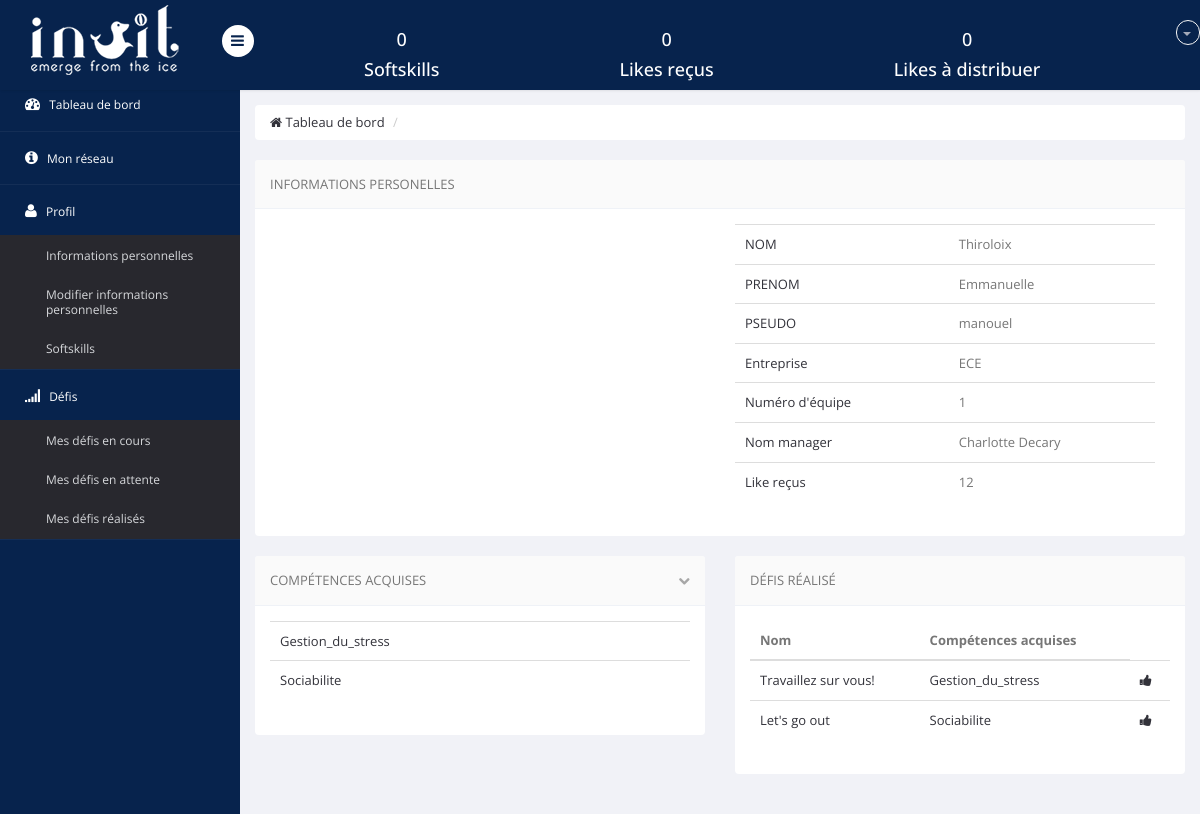
Page /profil_info.php?id=19 (signed in) on the committed database.
### tables this page shows
CREATE TABLE `informations` (
  `id` int(10) NOT NULL,
  `likes_recus` int(11) NOT NULL,
  `likes_distrib` int(11) NOT NULL DEFAULT '0',
  `defis_realises` varchar(255) NOT NULL,
  `defis_en_cours` varchar(255) NOT NULL,
  `defis_non_realises` varchar(255) NOT NULL,
  `defis_en_attente` varchar(255) NOT NULL,
  `entreprise` text NOT NULL,
  `equipe` int(11) NOT NULL,
  `type` set('employe','administrateur','manager') NOT NULL,
  `prenom` text NOT NULL,
  `nom` text NOT NULL,
  `competences` varchar(255) NOT NULL,
  `photo` varchar(100) NOT NULL DEFAULT 'user.png',
  `username` varchar(10) NOT NULL,
  `password` varchar(30) NOT NULL,
  `competences_acquises` varchar(255) NOT NULL
);

CREATE TABLE `defis` (
  `id` int(11) NOT NULL,
  `nom` text NOT NULL,
  `resume` longtext NOT NULL,
  `competences_acquises` set('Optimisme','Confiance','Sociabilite','Empathie','Communication','Efficacite','Gestion_du_stress','Creativite','Audace','Motivation','Visualisation','Présence','Adaptabilite','Curiosite','Disponibilite') NOT NULL,
  `duree` int(11) NOT NULL,
  `importance` int(11) NOT NULL
);

### profil_info.php (the view, shortened to what this page needs)
<?php
require 'include/functions.php';
include("include/header.inc.php");
include("include/menu_haut.inc.php");
include("include/menu_gauche.inc.php");
$id=$_GET['id'];
require_once 'include/db.php';
$req=$pdo->prepare('SELECT * FROM informations WHERE id = ?');
      $req->execute([$id]);
      $mec=$req->fetch();
$req=$pdo->prepare('SELECT * FROM informations WHERE (entreprise=? AND equipe=? AND type=?)');
$req->execute([$mec->entreprise,$mec->equipe,"manager"]);
$manager=$req->fetch();
$req=$pdo->prepare('SELECT * FROM informations WHERE id = ?');
      $req->execute([$_SESSION['auth']->id]);
      $moi=$req->fetch();
$like_a_distrib=$moi->likes_distrib;
?>
  <body>
    <section id="main-content">
        <section class="wrapper">
        <div class="row">
                <div class="col-md-12">
                    <ul class="breadcrumb">
                        <li><a href="tableau_de_bord.php"><i class="fa fa-home"></i> Tableau de bord</a></li>
                        <li class="active"></li>
                    </ul>
                </div>
            </div>
            <div class="row">
              <div class="col-lg-12">
                <section class="panel">
                  <header class="panel-heading">
                    Informations personelles
                  </header>
                  <div class="panel-body">
                    <div class="col-lg-6">
                    </div>
                    <div class="col-lg-6">
                        <table class="table">
                            <tr>
                                <td><a href="#">NOM</a></td>
                                <td>
                                    <?php echo($mec->nom)?>
                                </td>
                            </tr>
                            <tr>
                                <td><a href="#">PRENOM</a></td>
                                <td>
                                    <?php echo($mec->prenom)?>
                                </td>
                            </tr>
                            <tr>
                                <td><a href="#">PSEUDO</a></td>
                                <td><?php echo($mec->username)?>
                                </td>
                            </tr>
                            <tr>
                                <td><a href="#">Entreprise</a></td>
                                <td><?php echo($mec->entreprise)?>
                                </td>
                            </tr>
                            <tr>
                                <td><a href="#">Numéro d'équipe</a></td>
                                <td><?php echo($mec->equipe)?>
                                </td>
                            </tr>
                            <tr>
                                <td><a href="#">Nom manager</a></td>
                                <td><?php echo($manager->prenom.' '.$manager->nom)?>
                                </td>
                            </tr>
                            <tr>
                                <td><a href="#">Like reçus</a></td>
                                <td><?php echo($mec->likes_recus)?>
                                </td>
                            </tr>
                        </table>
                    </div>
                </div>
                 </section>
              </div>
            <div class="col-lg-6">
                <section class="panel">
                    <header class="panel-heading">
                        Compétences Acquises
                        <span class="tools pull-right">
                            <a href="javascript:;" class="fa fa-chevron-down"></a>
                         </span>
                    </header>
                    <div class="panel-body">
                        <table class="table  table-hover general-table">
                            <tbody>
                                    <?php $competences=$mec->competences_acquises;
                                    $comp=explode(",", $competences);
                                     if(!empty($competences)){
                                     foreach($comp as $c): ?>
                                       <tr>
                                       <td><a ><?php echo $c; ?></a></td>
                                        </tr>
                                    <?php endforeach;
                                    }
                                    else{?>
                                    <tr>
                                       <td><a >Pas de compétences acquises</a></td>
                                        </tr>
                                    <?php }?>
                                </tbody>
                        </table>
                    </div>
                </section>
            </div>
    <div class="col-lg-6">
                <section class="panel">
                    <header class="panel-heading">
                        Défis réalisé
                    </header>
                    <div class="panel-body">
                        <table class="table  table-hover general-table">
                            <thead>
                            <tr>
                                <th> Nom</th>                                <th>Compétences acquises</th>
                            </tr>
                            </thead>
                           <tbody>
                                <?php
                                $defis=$mec->defis_realises;
                                if(!empty($defis)){
                                    $int=explode(",", $defis);
                                    foreach($int as $def):
                                        $req=$pdo->prepare('SELECT * FROM defis WHERE id=?');
                                        $req->execute([$def]);
                                        $mon_def=$req->fetch();
                                        ?><tr>
                                          <td><a ><?php echo $mon_def->nom; ?></a></td>
                                          <td><a ><?php echo $mon_def->competences_acquises; ?></a></td>
                                          <?php if($like_a_distrib !='0'){?>
                                            <td><a href=<?php echo("liker_defis.php?id=".$id); ?>><i class="fa fa-thumbs-up"></i></a></td>
                                            <?php }?>
                                          </tr>
                                          <?php
                                    endforeach;
                                }else{?>
                                    <tr>
                                       <td><a >Pas de défis réalisés</a></td>
                                    </tr><?php
                                }?>
                            </tbody>
                        </table>
                    </div>
                </section>
            </div>
        </section>
    </section>
</section>
  </body>
</html>

### include/header.inc.php (shortened to what this page needs)
<!DOCTYPE html>
<html lang="en">
<head>
    <link href="css/bootstrap.min.css" rel="stylesheet">
    <link href="css/bootstrap-reset.css" rel="stylesheet">
    <link href="css/font-awesome/css/font-awesome.min.css" rel="stylesheet" />
    <link href="css/style.css" rel="stylesheet">
    <link href="css/style-responsive.css" rel="stylesheet" />
</head>

### include/menu_haut.inc.php (shortened to what this page needs)
<?php
require_once 'include/db.php';
    $req=$pdo->prepare('SELECT * FROM informations WHERE id = ?');
    $req->execute([$_SESSION['auth']->id]);
    $moi=$req->fetch();
    $nb_like_distrib=$moi->likes_distrib;
    $nb_like_recus=$moi->likes_recus;
    if($nb_like_recus==''){
        $nb_like_recus='0';
    }
    if($nb_like_distrib==''){
        $nb_like_distrib='0';
    }
    $competences=$moi->competences_acquises;
    if($competences!=''){
        $array_comp=explode(',', $competences);
        $nb_comp=count($array_comp);
    }
    else $nb_comp='0';
?>
<section id="container" >
<header class="header fixed-top clearfix">
<div class="brand">
      <a href="tableau_de_bord.php" class="logo">
      <img src="images/logo_inuit.png" alt="">
    </a>
    <div class="sidebar-toggle-box">
        <div class="fa fa-bars"></div>
    </div>
</div>
<div class="top-nav clearfix">
 <ul class="nav pull-left top-menu1">
<h4><?php echo $nb_comp ?></h4>
<h4>Softskills</h4>
</ul>
<ul class="nav pull-left top-menu2">
<h4><?php echo $nb_like_recus ?></h4>
<h4>Likes reçus </h4>
</ul>
<ul class="nav pull-left top-menu3">
<h4><?php echo $nb_like_distrib ?></h4>
<h4>Likes à distribuer</h4>
</ul>
    <ul class="nav pull-right top-menu">
        <li class="dropdown">
            <a data-toggle="dropdown" class="dropdown-toggle" href="modification_information.php">
                <b class="caret"></b>
            </a>
        </li>
    </ul>
</div>
</header>

### include/menu_gauche.inc.php
<?php
      $page = $_SERVER['REQUEST_URI'];
      $page = str_replace("/projet-ppe/", "",$page);
?>
<aside>
    <div id="sidebar" class="nav-collapse">
                    <div class="leftside-navigation">
            <ul class="sidebar-menu" id="nav-accordion">
            <li>
                <a href="tableau_de_bord.php" <?php if($page == "tableau_de_bord.php" ){echo 'class="active"';} ?>>
                    <i class="fa fa-dashboard"></i>
                    <span>Tableau de bord</span>
                </a>
            </li>
            <li class="sub-menu">
                <a href="liste_connexion.php" <?php if($page == "liste_connexion.php"){echo 'class="active"';} ?>>
                    <i class="fa fa-info-circle"></i>
                    <span>Mon réseau</span>
                </a>
            </li>
            <li class="sub-menu">
                <a href="javascript:;" <?php if($page == "modification_information.php" || $page=="modification_information_modif.php" || $page=="modification_information_competences.php"){echo 'class="active"';} ?>>
                    <i class="fa fa-user"></i>
                    <span>Profil</span>
                </a>
                <ul class="sub">
                    <li <?php if($page == "modification_information.php" ){echo 'class="active"';} ?>><a href="modification_information.php">Informations personnelles</a></li>
                </ul>
                <ul class="sub">
                    <li <?php if($page == "modification_information_modifs.php" ){echo 'class="active"';} ?>><a href="modification_information_modifs.php">Modifier informations personnelles</a></li>
                </ul>
                <ul class="sub">
                    <li <?php if($page == "modification_information_competences.php" ){echo 'class="active"';} ?>><a href="modification_information_competences.php">Softskills</a></li>
                </ul>
            </li>
            <li class="sub-menu">
                <a href="javascript:;" <?php if($page == "defis_en_cours.php" || $page=="defis_en_attente.php" || $page=="defis_realises.php"){echo 'class="active"';} ?>>
                    <i class="fa fa-signal"></i>
                    <span>Défis</span>
                </a>
                <ul class="sub">
                    <li <?php if($page == "defis_en_cours.php" ){echo 'class="active"';} ?>><a href="defis_en_cours".php">Mes défis en cours</a></li>
                </ul>
                <ul class="sub">
                    <li <?php if($page == "defis_en_attente.php" ){echo 'class="active"';} ?>><a href="defis_en_attente.php">Mes défis en attente</a></li>
                </ul>
                <ul class="sub">
                    <li <?php if($page == "defis_realises.php" ){echo 'class="active"';} ?>><a href="defis_realises".php">Mes défis réalisés</a></li>
                </ul>
            </li>
        </ul></div>
    </div>
</aside>

### rows in the picture
informations: nom "Thiroloix", prenom "Emmanuelle", username "manouel", entreprise "ECE", equipe "1", likes_recus "12", competences_acquises "Gestion_du_stress", competences_acquises "Sociabilite"
informations: prenom "Charlotte", nom "Decary"
defis: nom "Travaillez sur vous!", competences_acquises "Gestion_du_stress"
defis: nom "Let's go out", competences_acquises "Sociabilite"

### other values in the picture
$nb_comp "0"
$nb_like_recus "0"
$nb_like_distrib "0"
